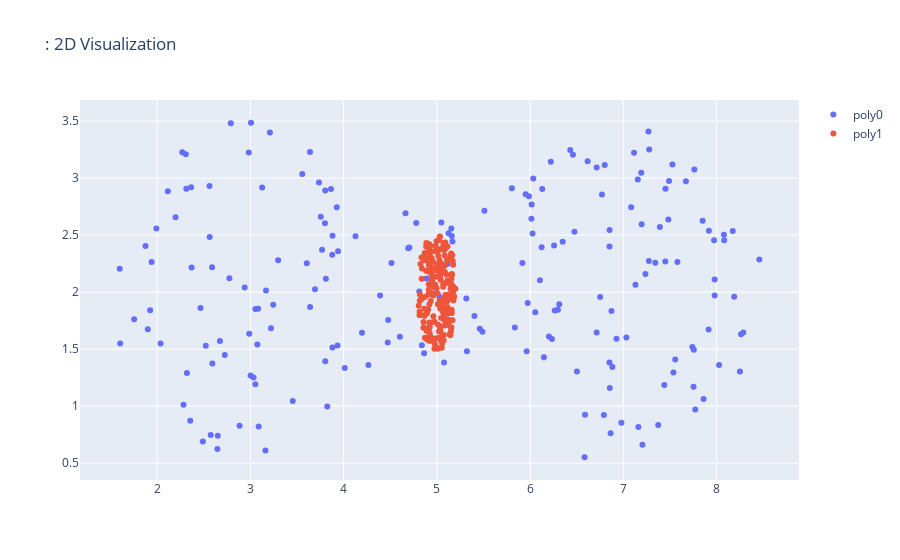
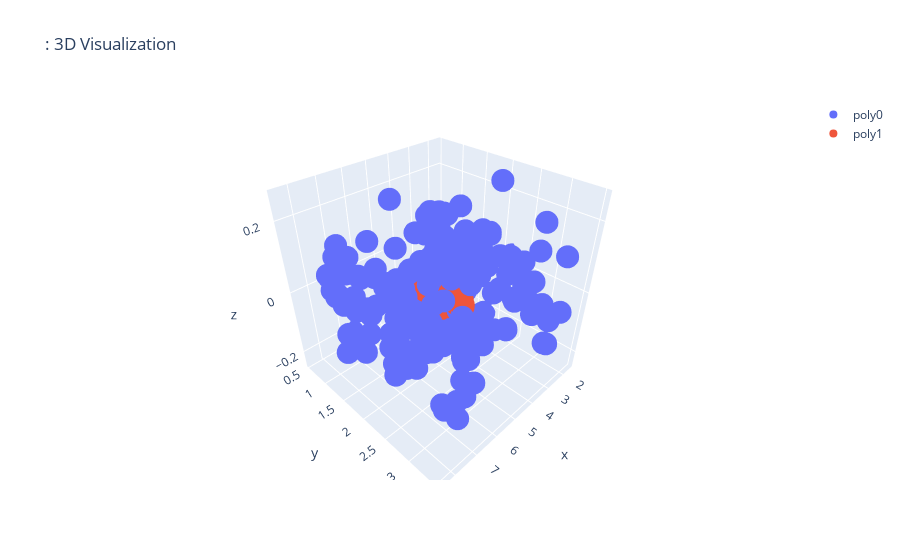

The cell these charts' notebook holds for them, in order:
### Code cell
ds = DataSetFactory.get_dataset('hourglass')

### Figure 1 — Plotly figure (JSON) as saved in the notebook; plotly's stock layout.template omitted (floating-point values rounded to 4 significant figures; data arrays with more than 128 entries replaced by an {"elided": "..."} marker saying what was removed)
{"data": [{"mode": "markers", "name": "poly0", "type": "scatter", "x": {"elided": "200 float values"}, "y": {"elided": "200 float values"}}, {"mode": "markers", "name": "poly1", "type": "scatter", "x": {"elided": "200 float values"}, "y": {"elided": "200 float values"}}], "layout": {"title": {"text": ": 2D Visualization"}}}

### Figure 2 — Plotly figure (JSON) as saved in the notebook; plotly's stock layout.template omitted (floating-point values rounded to 4 significant figures; data arrays with more than 128 entries replaced by an {"elided": "..."} marker saying what was removed)
{"data": [{"mode": "markers", "name": "poly0", "type": "scatter3d", "x": {"elided": "200 float values"}, "y": {"elided": "200 float values"}, "z": {"elided": "200 float values"}}, {"mode": "markers", "name": "poly1", "type": "scatter3d", "x": {"elided": "200 float values"}, "y": {"elided": "200 float values"}, "z": {"elided": "200 float values"}}], "layout": {"title": {"text": ": 3D Visualization"}}}
